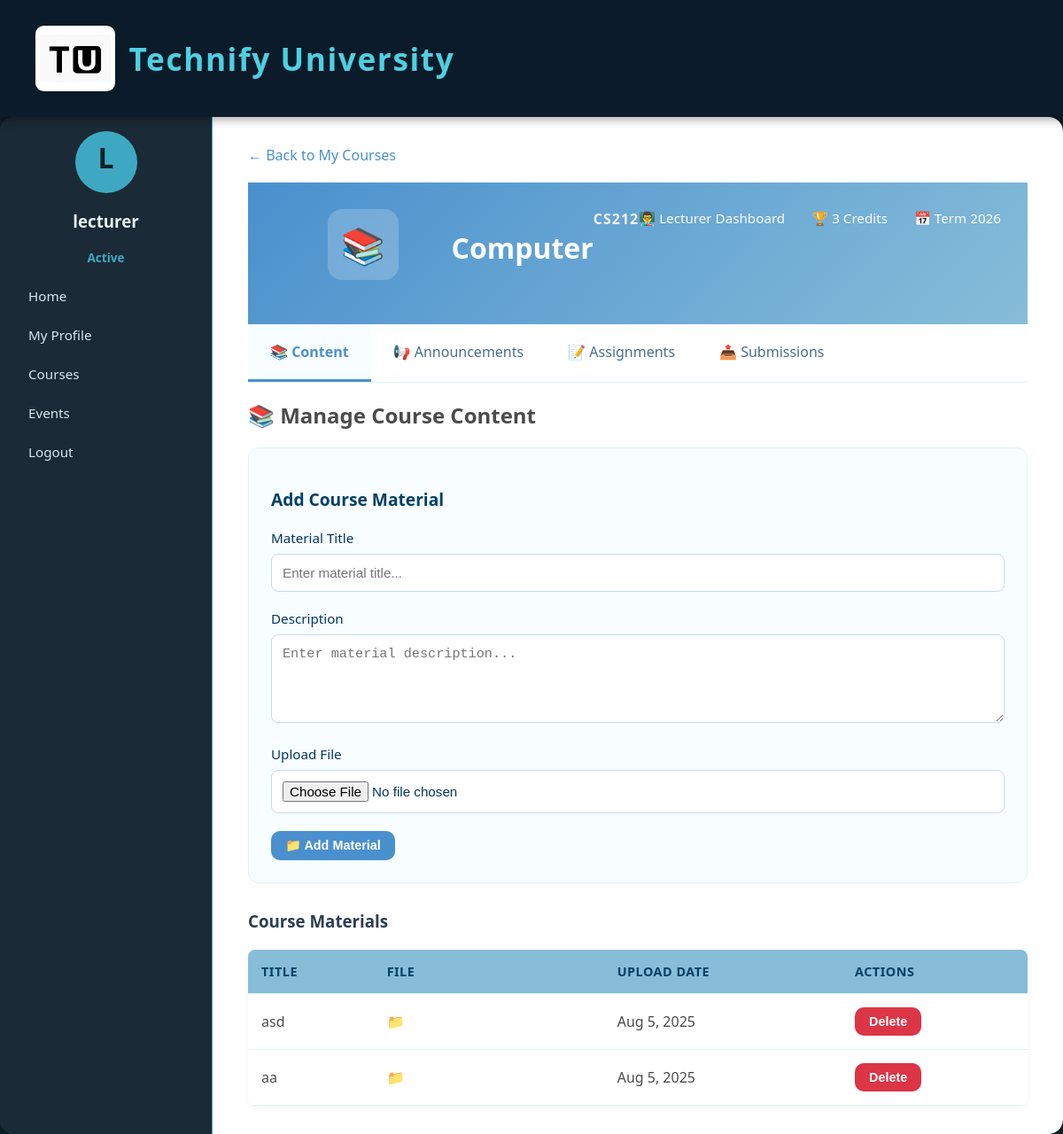
The page /Main/public/index.php?page=lecturer_course_dashboard&id=9 (signed in) on the database its author committed.
### tables this page shows
CREATE TABLE `users` (
  `id` int(11) NOT NULL,
  `username` varchar(50) NOT NULL,
  `password` varchar(255) NOT NULL,
  `email` varchar(100) NOT NULL,
  `full_name` varchar(100) NOT NULL,
  `created_at` timestamp NULL DEFAULT current_timestamp()
);

CREATE TABLE `courses` (
  `id` int(11) NOT NULL,
  `course_code` varchar(20) NOT NULL,
  `title` varchar(255) NOT NULL,
  `description` text DEFAULT NULL,
  `lecturer` varchar(255) DEFAULT NULL,
  `lecturer_id` int(11) DEFAULT NULL,
  `credits` int(11) NOT NULL DEFAULT 3,
  `image_course` varchar(255) DEFAULT NULL,
  `term` varchar(10) DEFAULT NULL,
  `contents` varchar(255) DEFAULT NULL,
  `assignment` varchar(255) DEFAULT NULL,
  `assignment_submission` varchar(255) DEFAULT NULL,
  `grades` text DEFAULT NULL,
  `course_notice` text DEFAULT NULL
);

CREATE TABLE `course_materials` (
  `id` int(11) NOT NULL,
  `course_id` int(11) NOT NULL,
  `title` varchar(255) NOT NULL,
  `description` text DEFAULT NULL,
  `file_path` varchar(500) NOT NULL,
  `file_type` varchar(100) DEFAULT NULL,
  `file_size` bigint(20) DEFAULT NULL,
  `uploaded_by` int(11) NOT NULL,
  `upload_date` timestamp NULL DEFAULT current_timestamp(),
  `is_active` tinyint(1) DEFAULT 1
);

### Main/lecturer/controllers/LecturerCourseController.php (called while the page is built, shortened)
<?php
require_once __DIR__ . '/../../src/db.php';
require_once __DIR__ . '/../../src/helper.php';
$current_user = getCurrentUser();
$course_id = $_GET['id'] ?? 0;
$current_section = $_GET['section'] ?? 'manage_content';
$course = fetchOne("SELECT * FROM courses WHERE id = ?", [$course_id]);
$user_initials = '';
$user_name = $current_user['full_name'] ?? $_SESSION['username'];
if ($current_user && $current_user['full_name']) {
    $names = explode(' ', trim($current_user['full_name']));
    $user_initials = strtoupper(substr($names[0], 0, 1));
} else {
    $user_initials = strtoupper(substr($_SESSION['username'], 0, 2));
}
$materials = [];
if ($current_section === 'manage_announcement') {
    $announcements = fetchAll("SELECT * FROM course_announcements WHERE course_id = ? ORDER BY created_at DESC", [$course_id]);
} elseif ($current_section === 'manage_assignment') {
    $assignments = fetchAll("SELECT * FROM assignments WHERE course_id = ? ORDER BY due_date ASC", [$course_id]);
} elseif ($current_section === 'manage_content') {
    $materials = fetchAll("SELECT * FROM course_materials WHERE course_id = ? ORDER BY upload_date DESC", [$course_id]);
}
require __DIR__ . '/../views/lecturer_course_dashboard.html.php';
$content = ob_get_clean();
require __DIR__ . '/../../templates/main_layout.php';

### Main/src/db.php (called while the page is built)
<?php
class Database {
    private static $instance = null;
    private $pdo;
    private function __construct() {
        $username = 'student';
        $password = 'student';
        $database = 'university_website';
        $host = 'mysql';
        try {
            $this->pdo = new PDO("mysql:host=$host;dbname=$database", $username, $password);
            $this->pdo->setAttribute(PDO::ATTR_ERRMODE, PDO::ERRMODE_EXCEPTION);
            $this->pdo->setAttribute(PDO::ATTR_DEFAULT_FETCH_MODE, PDO::FETCH_ASSOC);
        } catch (PDOException $e) {
            die("Connection failed: " . $e->getMessage());
        }
    }
    public static function getInstance() {
        if (self::$instance === null) {
            self::$instance = new Database();
        }
        return self::$instance;
    }
    public function getConnection() {
        return $this->pdo;
    }
}
function db() {
    return Database::getInstance()->getConnection();
}
function query($sql, $params = []) {
    $stmt = db()->prepare($sql);
    $stmt->execute($params);
    return $stmt;
}
function fetchAll($sql, $params = []) {
    return query($sql, $params)->fetchAll();
}
function fetchOne($sql, $params = []) {
    return query($sql, $params)->fetch();
}
?>

### Main/src/helper.php (called while the page is built, shortened)
<?php
function getMainNavItems(): array {
    return [
        'home' => 'Home',
        'profile' => 'My Profile',
        'courses' => 'Courses',
        'events' => 'Events'
    ];
}
function requireLogin(): void {
    $current_page = $_GET['page'] ?? 'home';
}
function getCurrentUser(): ?array {
    return fetchOne("SELECT * FROM users WHERE username = ?", [$_SESSION['username']]);
}

### Main/lecturer/views/lecturer_course_dashboard.html.php (the view, shortened to what this page needs)
<?php
$base_url = 'index.php?page=lecturer_course_dashboard&id=' . urlencode($course_id);
?>
<a href="index.php?page=courses" class="back-link">
    ← Back to My Courses
</a>
<div class="course-dashboard">
    <div class="course-header">
        <div class="course-image-header">
            <?php if (!empty($course['image_course'])): ?>
                <img src="/assets/images/<?php echo htmlspecialchars($course['image_course']); ?>"
                     alt="<?php echo htmlspecialchars($course['title']); ?>"
                     onerror="this.style.display='none'; this.parentNode.innerHTML='📚';">
            <?php else: ?>
                📚
            <?php endif; ?>
        </div>
        <h1 class="course-title-header"><?php echo htmlspecialchars($course['title'] ?? ''); ?></h1>
        <div class="course-code-header"><?php echo htmlspecialchars($course['course_code'] ?? ''); ?></div>
        <div class="course-meta-header">
            <span>👨‍🏫 Lecturer Dashboard</span>
            <span>🏆 <?php echo htmlspecialchars($course['credits'] ?? ''); ?> Credits</span>
            <span>📅 Term <?php echo htmlspecialchars($course['term'] ?? ''); ?></span>
        </div>
    </div>
    <nav class="course-nav">
        <?php
        $sections = [
            'manage_content' => '📚 Content',
            'manage_announcement' => '📢 Announcements',
            'manage_assignment' => '📝 Assignments',
            'manage_submissions' => '📤 Submissions'
        ];
        foreach ($sections as $key => $label):
            $activeClass = ($current_section === $key) ? 'active' : '';
        ?>
            <a href="<?php echo $base_url; ?>&section=<?php echo urlencode($key); ?>"
               class="course-nav-item <?php echo $activeClass; ?>">
                <?php echo $label; ?>
            </a>
        <?php endforeach; ?>
    </nav>
    <?php if ($current_section === 'manage_content'): ?>
        <h2>📚 Manage Course Content</h2>
        <form method="POST" enctype="multipart/form-data" class="management-form">
            <h3 style="margin-bottom: 20px; color: #2c3e50;">Add Course Material</h3>
            <div class="form-group">
                <label for="material_title">Material Title</label>
                <input type="text" id="material_title" name="material_title" placeholder="Enter material title..." required>
            </div>
            <div class="form-group">
                <label for="material_description">Description</label>
                <textarea id="material_description" name="material_description" placeholder="Enter material description..."></textarea>
            </div>
            <div class="form-group">
                <label for="material_file">Upload File</label>
                <input type="file" id="material_file" name="material_file" accept=".pdf,.doc,.docx,.ppt,.pptx" required>
            </div>
            <button type="submit" name="add_material" class="btn btn-primary">
                📁 Add Material
            </button>
        </form>
        <h3 style="margin-bottom: 20px; color: #2c3e50;">Course Materials</h3>
        <?php if (empty($materials)): ?>
            <div class="empty-state">
                <div class="empty-state-icon">📚</div>
                <h3>No materials uploaded yet</h3>
                <p>Upload your first course material using the form above.</p>
            </div>
        <?php else: ?>
            <table class="data-table">
                <thead>
                    <tr>
                        <th>Title</th>
                        <th>File</th>
                        <th>Upload Date</th>
                        <th>Actions</th>
                    </tr>
                </thead>
                <tbody>
                    <?php foreach ($materials as $material): ?>
                        <tr>
                            <td><?php echo htmlspecialchars($material['title']); ?></td>
                            <td><a href="/<?php echo ltrim(htmlspecialchars($material['file_path']), '/'); ?>" target="_blank">📁 Download</a></td>
                            <td><?php echo date('M j, Y', strtotime($material['upload_date'])); ?></td>
                            <td>
                                <button class="btn btn-danger" onclick="if(confirm('Delete this material?')) { /* Add delete functionality */ }">Delete</button>
                            </td>
                        </tr>
                    <?php endforeach; ?>
                </tbody>
            </table>
        <?php endif; ?>
    <?php endif; ?>
</div>

### Main/templates/main_layout.php (shortened to what this page needs)
<?php
require_once __DIR__ . '/../src/helper.php';
?>
<!DOCTYPE html>
<html lang="en">
<head>
    <link rel="stylesheet" href="assets/css/user.css">
</head>
<body class="<?php echo htmlspecialchars($page_class ?? 'main-page'); ?>">
    <header class="header">
        <div class="logo"><img src="../assets/images/tu.png" alt="Technify University Logo">Technify University</div>
    </header>
    <div class="container">
        <aside class="sidebar">
            <div class="profile">
                <div class="profile-pic"><?php echo htmlspecialchars($user_initials ?? ''); ?></div>
                <h3><?php echo htmlspecialchars($user_name ?? 'Guest'); ?></h3>
                <div class="status">Active</div>
            </div>
            <nav role="navigation">
                <ul class="nav-menu">
                    <?php
                    $nav_items = getMainNavItems();
                    foreach ($nav_items as $page => $label):
                        $is_active = ($current_page ?? '') === $page;
                    ?>
                        <li>
                            <a href="index.php?page=<?php echo urlencode($page); ?>"
                               class="<?php echo $is_active ? 'active' : ''; ?>"
                               <?php echo $is_active ? 'aria-current="page"' : ''; ?>>
                                <?php echo htmlspecialchars($label); ?>
                            </a>
                        </li>
                    <?php endforeach; ?>
                    <li><a href="index.php?page=logout">Logout</a></li>
                </ul>
            </nav>
        </aside>
        <main class="main-content">
            <?php echo $content ?? ''; ?>
        </main>
    </div>
</body>
</html>

### rows shown on the page
users: full_name "L", full_name "lecturer"
courses: title "Computer", course_code "CS212", credits "3", term "2026"
course_materials: title "asd", upload_date "Aug 5, 2025"
course_materials: title "aa", upload_date "Aug 5, 2025"

### other values the page prints
$label "Home"
$label "My Profile"
$label "Courses"
$label "Events"
$label "📚 Content"
$label "📢 Announcements"
$label "📝 Assignments"
$label "📤 Submissions"
